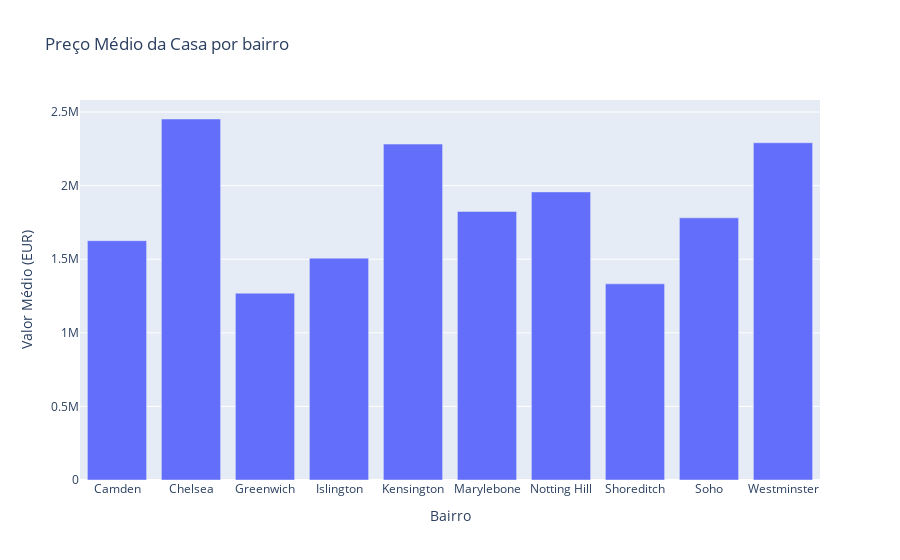

Notebook code cell kept with this figure:
### Code cell
df_agrupado = df.groupby('Bairro')['Preço (em euros)'].mean().reset_index()
ordem = df.groupby('Bairro')['Preço (em euros)'].mean().sort_values(ascending=False).index

fig = px.bar(
    df_agrupado,
    x='Bairro',
    y='Preço (em euros)',

    # Define a ordem que o gráfico será exibido
    category_orders={'Preço (em euros)': ordem},

    # Define o título
    title='Preço Médio da Casa por bairro',

    # Valores que serão exibidos ao por o mouse em cima
    labels={
        'Bairro': 'Bairro',
        'Preço (em euros)': 'Valor Médio (EUR)'
    }
)

fig.show()

### Figure 1 — Plotly figure (JSON) as saved in the notebook; plotly's stock layout.template omitted (floating-point values rounded to 4 significant figures)
{"data": [{"hovertemplate": "Bairro=%{x}<br>Valor Médio (EUR)=%{y}<extra></extra>", "legendgroup": "", "marker": {"color": "#636efa", "pattern": {"shape": ""}}, "name": "", "orientation": "v", "showlegend": false, "textposition": "auto", "type": "bar", "x": ["Camden", "Chelsea", "Greenwich", "Islington", "Kensington", "Marylebone", "Notting Hill", "Shoreditch", "Soho", "Westminster"], "xaxis": "x", "y": [1626000.0, 2453000.0, 1269000.0, 1507000.0, 2282000.0, 1825000.0, 1958000.0, 1333000.0, 1781000.0, 2291000.0], "yaxis": "y"}], "layout": {"barmode": "relative", "legend": {"tracegroupgap": 0}, "title": {"text": "Preço Médio da Casa por bairro"}, "xaxis": {"anchor": "y", "domain": [0, 1], "title": {"text": "Bairro"}}, "yaxis": {"anchor": "x", "categoryarray": ["Greenwich", "Shoreditch", "Islington", "Camden", "Soho", "Marylebone", "Notting Hill", "Kensington", "Westminster", "Chelsea"], "categoryorder": "array", "domain": [0, 1], "title": {"text": "Valor Médio (EUR)"}}}}
